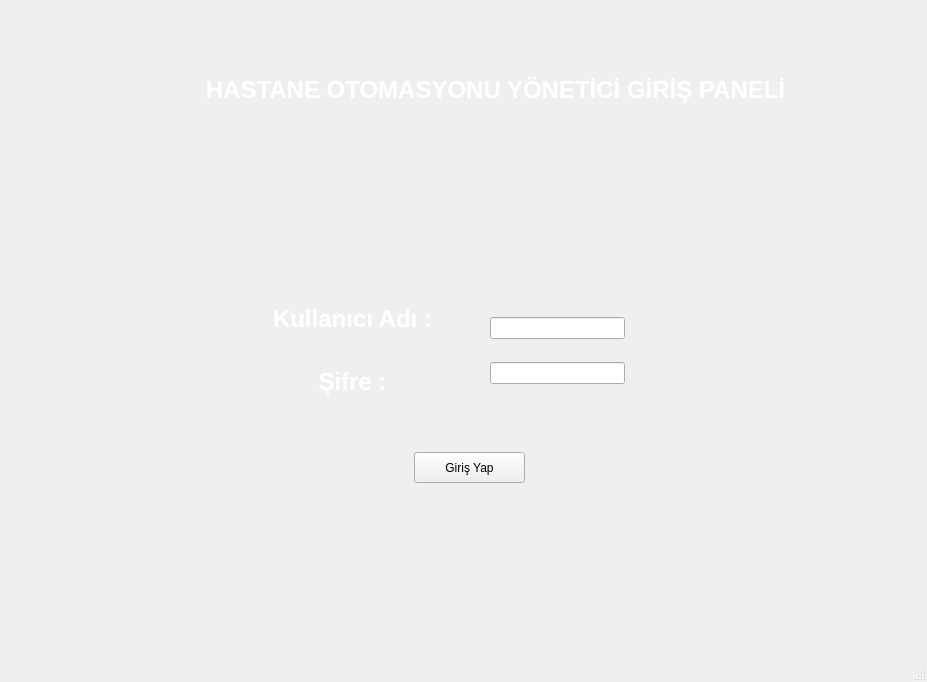
<?xml version="1.0" encoding="UTF-8"?>
<ui version="4.0">
 <class>MainWindow</class>
 <widget class="QMainWindow" name="MainWindow">
  <property name="geometry">
   <rect>
    <x>0</x>
    <y>0</y>
    <width>927</width>
    <height>682</height>
   </rect>
  </property>
  <property name="windowTitle">
   <string>MainWindow</string>
  </property>
  <widget class="QWidget" name="centralwidget">
   <widget class="QLabel" name="label">
    <property name="geometry">
     <rect>
      <x>-20</x>
      <y>-20</y>
      <width>951</width>
      <height>691</height>
     </rect>
    </property>
    <property name="text">
     <string/>
    </property>
    <property name="pixmap">
     <pixmap>5c4bd40a58fe131cf068arkaplan2.png</pixmap>
    </property>
    <property name="scaledContents">
     <bool>true</bool>
    </property>
   </widget>
   <widget class="QLabel" name="label_2">
    <property name="geometry">
     <rect>
      <x>30</x>
      <y>40</y>
      <width>131</width>
      <height>111</height>
     </rect>
    </property>
    <property name="text">
     <string/>
    </property>
    <property name="pixmap">
     <pixmap>20200316220122!Saglikbakanligi_logo (2).png</pixmap>
    </property>
    <property name="scaledContents">
     <bool>true</bool>
    </property>
   </widget>
   <widget class="QLabel" name="label_3">
    <property name="geometry">
     <rect>
      <x>180</x>
      <y>70</y>
      <width>631</width>
      <height>41</height>
     </rect>
    </property>
    <property name="text">
     <string>&lt;html&gt;&lt;head/&gt;&lt;body&gt;&lt;p align=&quot;center&quot;&gt;&lt;span style=&quot; font-size:18pt; font-weight:600; color:#ffffff;&quot;&gt;HASTANE OTOMASYONU YÖNETİCİ GİRİŞ PANELİ&lt;/span&gt;&lt;/p&gt;&lt;/body&gt;&lt;/html&gt;</string>
    </property>
   </widget>
   <widget class="QLabel" name="label_4">
    <property name="geometry">
     <rect>
      <x>200</x>
      <y>180</y>
      <width>541</width>
      <height>341</height>
     </rect>
    </property>
    <property name="text">
     <string/>
    </property>
    <property name="pixmap">
     <pixmap>Adsız.png</pixmap>
    </property>
    <property name="scaledContents">
     <bool>true</bool>
    </property>
   </widget>
   <widget class="QPushButton" name="btnyoneticigiris">
    <property name="geometry">
     <rect>
      <x>414</x>
      <y>452</y>
      <width>111</width>
      <height>31</height>
     </rect>
    </property>
    <property name="text">
     <string>Giriş Yap</string>
    </property>
   </widget>
   <widget class="QWidget" name="layoutWidget">
    <property name="geometry">
     <rect>
      <x>270</x>
      <y>290</y>
      <width>165</width>
      <height>121</height>
     </rect>
    </property>
    <layout class="QVBoxLayout" name="verticalLayout">
     <item>
      <widget class="QLabel" name="label_5">
       <property name="text">
        <string>&lt;html&gt;&lt;head/&gt;&lt;body&gt;&lt;p align=&quot;center&quot;&gt;&lt;span style=&quot; font-size:18pt; font-weight:600; color:#ffffff;&quot;&gt;Kullanıcı Adı :&lt;/span&gt;&lt;/p&gt;&lt;/body&gt;&lt;/html&gt;</string>
       </property>
      </widget>
     </item>
     <item>
      <widget class="QLabel" name="label_6">
       <property name="text">
        <string>&lt;html&gt;&lt;head/&gt;&lt;body&gt;&lt;p align=&quot;center&quot;&gt;&lt;span style=&quot; font-size:18pt; font-weight:600; color:#ffffff;&quot;&gt;Şifre :&lt;/span&gt;&lt;/p&gt;&lt;/body&gt;&lt;/html&gt;</string>
       </property>
      </widget>
     </item>
    </layout>
   </widget>
   <widget class="QWidget" name="layoutWidget">
    <property name="geometry">
     <rect>
      <x>490</x>
      <y>300</y>
      <width>135</width>
      <height>101</height>
     </rect>
    </property>
    <layout class="QVBoxLayout" name="verticalLayout_2">
     <item>
      <widget class="QLineEdit" name="lneyoneticikulladi"/>
     </item>
     <item>
      <widget class="QLineEdit" name="lneyoneticisifre">
       <property name="echoMode">
        <enum>QLineEdit::Password</enum>
       </property>
      </widget>
     </item>
    </layout>
   </widget>
  </widget>
  <widget class="QMenuBar" name="menubar">
   <property name="geometry">
    <rect>
     <x>0</x>
     <y>0</y>
     <width>927</width>
     <height>21</height>
    </rect>
   </property>
  </widget>
  <widget class="QStatusBar" name="statusbar"/>
 </widget>
 <resources/>
 <connections/>
</ui>
